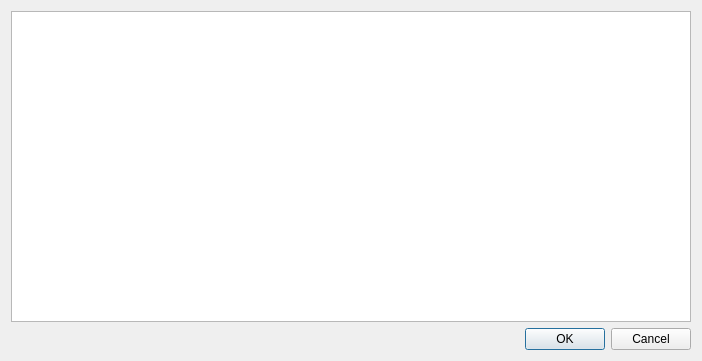
<?xml version="1.0" encoding="UTF-8"?>
<ui version="4.0">
 <class>ReviewMapperDialog</class>
 <widget class="QDialog" name="ReviewMapperDialog">
  <property name="geometry">
   <rect>
    <x>0</x>
    <y>0</y>
    <width>702</width>
    <height>361</height>
   </rect>
  </property>
  <property name="windowTitle">
   <string>Review Mapper</string>
  </property>
  <layout class="QGridLayout" name="gridLayout">
   <item row="0" column="0">
    <widget class="QTableWidget" name="uiMapperTABLE">
     <property name="alternatingRowColors">
      <bool>true</bool>
     </property>
     <property name="verticalScrollMode">
      <enum>QAbstractItemView::ScrollPerPixel</enum>
     </property>
     <property name="horizontalScrollMode">
      <enum>QAbstractItemView::ScrollPerPixel</enum>
     </property>
     <attribute name="verticalHeaderVisible">
      <bool>false</bool>
     </attribute>
    </widget>
   </item>
   <item row="1" column="0">
    <widget class="QDialogButtonBox" name="uiDialogBTNS">
     <property name="standardButtons">
      <set>QDialogButtonBox::Cancel|QDialogButtonBox::Ok</set>
     </property>
    </widget>
   </item>
  </layout>
 </widget>
 <resources/>
 <connections/>
</ui>
